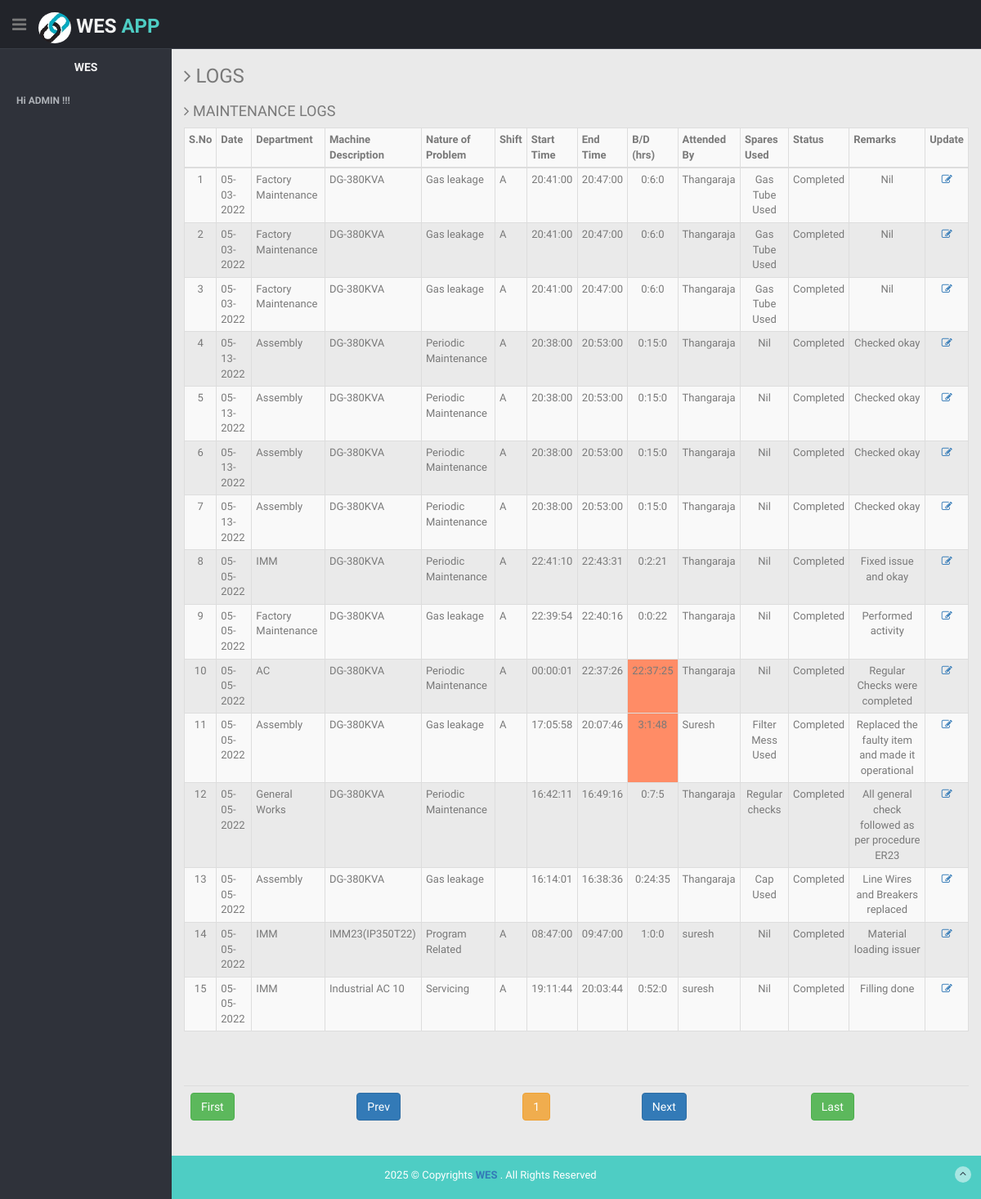
The page /dashboard/iindex.php (signed in) on the database its author committed.
### tables this page shows
CREATE TABLE `mlog` (
  `id` int(11) NOT NULL,
  `stdate` varchar(10) NOT NULL,
  `eddate` varchar(10) NOT NULL,
  `dept` varchar(50) NOT NULL,
  `item_description1` text NOT NULL,
  `nop` varchar(50) NOT NULL,
  `stype` varchar(50) NOT NULL,
  `stime` varchar(10) NOT NULL,
  `etime` varchar(10) NOT NULL,
  `bdtime` varchar(50) NOT NULL,
  `sused` varchar(255) NOT NULL,
  `stat` varchar(50) NOT NULL,
  `remarks` text NOT NULL,
  `username` varchar(25) NOT NULL,
  `trn_date` varchar(20) NOT NULL,
  `numail` varchar(50) NOT NULL
);

### dashboard/iindex.php (the view, shortened to what this page needs)
<?php
require("../cheader.php");
?>
<section id="main-content">
<section class="wrapper">
<h3><i class="fa fa-angle-right"></i> LOGS </h3>
<div class="row">
<div class="col-lg-12">
<div style='overflow: auto;'>
<h4><i class="fa fa-angle-right"></i> MAINTENANCE LOGS </h4>
<section id="unseen">
<table class="table table-bordered table-striped table-condensed">
<thead>
<tbody>
<tr>
<th><strong>S.No</strong></th>
<th><strong>Date</strong></th>
<th><strong>Department </strong></th>
<th><strong>Machine Description </strong></th>
<th><strong>Nature of Problem </strong></th>
<th><strong>Shift</strong></th>
<th><strong>Start Time</strong></th>
<th><strong>End Time</strong></th>
<th><strong>B/D (hrs)</strong></th>
<th><strong>Attended By</strong></th>
<th><strong>Spares Used</strong></th>
<th><strong>Status</strong></th>
<th><strong>Remarks</strong></th>
<th><strong>Update </strong></th>
</tr>
</thead>
<tbody>
<?php
$stat = 'Completed';
        if (isset($_GET['pageno'])) {
            $pageno = $_GET['pageno'];
        } else {
            $pageno = 1;
        }
        $no_of_records_per_page = 15;
        $offset = ($pageno-1) * $no_of_records_per_page;
        $total_pages_sql = "SELECT COUNT(*) FROM mlog where stat='".$stat."' ORDER BY id DESC";
        $result = mysqli_query($con,$total_pages_sql);
        $total_rows = mysqli_fetch_array($result)[0];
        $total_pages = ceil($total_rows / $no_of_records_per_page);
        $sql = "SELECT * FROM mlog where stat='".$stat."' ORDER BY id DESC LIMIT $offset, $no_of_records_per_page";
        $result = mysqli_query($con,$sql);
		$count=1;
while($row = mysqli_fetch_assoc($result)) { ?>
<tr>
<td align="center"><?php echo $count; ?></td>
<td align="left"><?php echo $row["stdate"]; ?></td>
<td align="left"><?php echo $row["dept"]; ?></td>
<td align="left"><?php echo $row["item_description1"]; ?></td>
<td align="left"><?php echo $row["nop"]; ?></td>
<td align="left">
<?php include "../db.php";
	$sql=mysqli_query($con,"select * from shifts ");
	while($res=mysqli_fetch_assoc($sql)){
	$stshift=$res['stshift'];
	$edshift=$res['edshift'];
	}
	$stime=$row['stime'];
	if ($stime < $stshift){
		echo "A";
	} elseif ($stime > $edshift) {
		echo "A";
	} elseif ($stime < $stshift) {
		echo "B";
	} elseif ($stime > $edshift) {
		echo "B";
	} elseif ($stime < $stshift) {
		echo "C";
	} elseif ($stime > $edshift) {
		echo "C";
	} elseif ($stime < $stshift) {
		echo "G";
	} elseif ($stime > $edshift) {
		echo "G";
	} else
	{
	}
	 ?>
</td>
<td align="center"><?php echo $row['stime'];?></td>
<td align="center"><?php echo $row['etime'];?></td>
<td align="center" <?php
$a=$row['stime'];
$b=$row['etime'];
$d1 = new DateTime($a);
$d2 = new DateTime($b);
$interval = $d1->diff($d2);
$diffInHours   = $interval->h;
if ($diffInHours > '1')
{
$bgColor = ' style="background-color:#ff8c66;" ';
}else{
$bgColor = ' ';
} echo $bgColor; ?> >
<?php
$a=$row['stime'];
$b=$row['etime'];
$d1 = new DateTime($a);
$d2 = new DateTime($b);
$interval = $d1->diff($d2);
echo $diffInHours   = $interval->h;
echo ":";
echo $diffInMinutes = $interval->i;
echo ":";
echo $diffInSeconds = $interval->s;
?></td>
<td align="left"><?php echo $row["username"]; ?></td>
<td align="center"><?php echo $row["sused"]; ?></td>
<td align="center"><?php echo $row["stat"]; ?></td>
<td align="center"><?php echo $row["remarks"]; ?></td>
<td align="center"><a href=" update.php?id=<?php echo $row["id"]; ?>" ><i class="fa fa-edit"></i></a></td>
<?php $count++; } ?>
</tbody>
</table>
</div>
<div style='overflow: auto;' align='center'>
<table class="table">
<thead>
<tbody>
<tr>
    <ul class="pagination">
        <td><a href="?pageno=1" class="btn btn-success">First</a></td>
        <td class="<?php if($pageno <= 1){ echo 'disabled'; } ?>">
            <a href="<?php if($pageno <= 1){ echo '#'; } else { echo "?pageno=".($pageno - 1); } ?>" class="btn btn-primary">Prev</a>
        </td>
        <td class="">
            <a href="<?php echo "?pageno=".($pageno); ?>" class="btn btn-warning"><?php echo "$pageno"; ?></a>
        </td>
        <td class="<?php if($pageno >= $total_pages){ echo 'disabled'; } ?>">
            <a href="<?php if($pageno >= $total_pages){ echo '#'; } else { echo "?pageno=".($pageno + 1); } ?>" class="btn btn-primary">Next</a>
        </td>
        <td><a href="?pageno=<?php echo $total_pages; ?>"class="btn btn-success">Last</a></td>
    </ul>
</table>
              </section>
      </section>
    </section>
<?php
require("../footer.php");
?>

### cheader.php (shortened to what this page needs)
<!DOCTYPE html>
<html lang="en">
<head>
  <link href="../lib/bootstrap/css/bootstrap.min.css" rel="stylesheet">
  <link href="../lib/font-awesome/css/font-awesome.css" rel="stylesheet" />
  <link href="../lib/fancybox/jquery.fancybox.css" rel="stylesheet" />
  <link href="../css/style.css" rel="stylesheet">
  <link href="../css/style-responsive.css" rel="stylesheet">
 <link rel="stylesheet" type="text/css" href="../lib/bootstrap-timepicker/compiled/timepicker.css" />
<link rel="stylesheet" type="text/css" href="../lib/bootstrap-datepicker/css/datepicker.css" />
</head>
<body>
  <section id="container">
    <header class="header black-bg">
      <div class="sidebar-toggle-box">
        <div class="fa fa-bars tooltips" data-placement="right" data-original-title=""></div>
      </div>
      <a href="" class="logo"><img src="../logo.jpg" class="img-circle" width="40"><b> WES <span> APP </span></b></a>
    </header>
    <aside>
      <div id="sidebar" class="nav-collapse ">
        <ul class="sidebar-menu" id="nav-accordion">
          <p class="centered">
          <h5 class="centered">WES</h5>
					<li><a href=""><b><b>Hi <?php echo strtoupper($_SESSION['username']); ?>  !!!</b></b></a></li>
				</ul>
      </div>
    </aside>

### footer.php (shortened to what this page needs)
    <footer class="site-footer">
      <div class="text-center">
        <p>
          <script>document.write(new Date().getFullYear());</script> &copy; Copyrights <strong><a href="https://weighembededsolutions.com/"> WES </strong></a>. All Rights Reserved
        </p>
        <a href="index.html#" class="go-top">
          <i class="fa fa-angle-up"></i>
          </a>
      </div>
    </footer>
</body>
</html>

### css/style.css (style rules this page uses)
body { color: #797979; background: #eaeaea; font-family: 'Ruda', sans-serif; padding: 0px !important; margin: 0px !important; font-size:13px; }
ul li { list-style: none; }
a, a:hover, a:focus { text-decoration: none; outline: none; }
#container { width: 100%; height: 100%; }
.centered { text-align: center; }
#sidebar { width: 210px; height: 100%; position: fixed; background: #2f323a; }
#sidebar h5 { color: #f2f2f2; font-weight: 700; }
#sidebar ul li { position: relative; }
ul.sidebar-menu , ul.sidebar-menu li ul.sub { margin: -2px 0 0; padding: 0; }
ul.sidebar-menu { margin-top: 75px; }
ul.sidebar-menu li { margin-bottom: 5px; margin-left:10px; margin-right:10px; }
ul.sidebar-menu li a { color: #aeb2b7; text-decoration: none; display: block; padding: 15px 0 15px 10px; font-size: 12px; outline: none; -webkit-transition: all 0.3s ease; -moz-transition: all 0.3s ease; -o-transition: all 0.3s ease; -ms-transition: all 0.3s ease; transition: all 0.3s ease; }
#main-content { margin-left: 210px; }
.header, .footer { min-height: 60px; padding: 0 15px; }
.header { position: fixed; left: 0; right: 0; z-index: 1002; }
.black-bg { background: #22242a; border-bottom: 1px solid #393d46; }
.wrapper { display: inline-block; margin-top: 60px; padding-left: 15px; padding-right: 15px; padding-bottom: 15px; padding-top: 0px; width: 100%; }
a.logo { font-size: 24px; color: #f2f2f2; float: left; margin-top: 15px; text-transform: uppercase; }
a.logo b { font-weight: 900; }
a.logo span { color: #4ECDC4; }
.sidebar-toggle-box { float: left; padding-right: 15px; margin-top: 20px; }
.sidebar-toggle-box .fa-bars { cursor: pointer; display: inline-block; font-size: 20px; }
.site-footer { background: #4ECDC4; color: #fff; padding: 15px 0; }
.site-footer p { margin-bottom: 5px; }
.go-top { margin-right: 1%; margin-top: -25px; float: right; background: rgba(255,255,255,.5); width: 20px; height: 20px; border-radius: 50%; -webkit-border-radius: 50%; }
.go-top i { color: #2A3542; }

### rows shown on the page
mlog: stdate "05-03-2022", dept "Factory Maintenance", item_description1 "DG-380KVA", nop "Gas leakage", stime "20:41:00", etime "20:47:00", stime+etime "0", stime+etime "6", username "Thangaraja", sused "Gas Tube Used", stat "Completed", remarks "Nil"
mlog: stdate "05-03-2022", dept "Factory Maintenance", item_description1 "DG-380KVA", nop "Gas leakage", stime "20:41:00", etime "20:47:00", stime+etime "0", stime+etime "6", username "Thangaraja", sused "Gas Tube Used", stat "Completed", remarks "Nil"
mlog: stdate "05-03-2022", dept "Factory Maintenance", item_description1 "DG-380KVA", nop "Gas leakage", stime "20:41:00", etime "20:47:00", stime+etime "0", stime+etime "6", username "Thangaraja", sused "Gas Tube Used", stat "Completed", remarks "Nil"
mlog: stdate "05-13-2022", dept "Assembly", item_description1 "DG-380KVA", nop "Periodic Maintenance", stime "20:38:00", etime "20:53:00", stime+etime "0", stime+etime "15", username "Thangaraja", sused "Nil", stat "Completed", remarks "Checked okay"
mlog: stdate "05-13-2022", dept "Assembly", item_description1 "DG-380KVA", nop "Periodic Maintenance", stime "20:38:00", etime "20:53:00", stime+etime "0", stime+etime "15", username "Thangaraja", sused "Nil", stat "Completed", remarks "Checked okay"
mlog: stdate "05-13-2022", dept "Assembly", item_description1 "DG-380KVA", nop "Periodic Maintenance", stime "20:38:00", etime "20:53:00", stime+etime "0", stime+etime "15", username "Thangaraja", sused "Nil", stat "Completed", remarks "Checked okay"
mlog: stdate "05-13-2022", dept "Assembly", item_description1 "DG-380KVA", nop "Periodic Maintenance", stime "20:38:00", etime "20:53:00", stime+etime "0", stime+etime "15", username "Thangaraja", sused "Nil", stat "Completed", remarks "Checked okay"
mlog: stdate "05-05-2022", dept "IMM", item_description1 "DG-380KVA", nop "Periodic Maintenance", stime "22:41:10", etime "22:43:31", stime+etime "0", stime+etime "2", stime+etime "21", username "Thangaraja", sused "Nil", stat "Completed", remarks "Fixed issue and okay"
mlog: stdate "05-05-2022", dept "Factory Maintenance", item_description1 "DG-380KVA", nop "Gas leakage", stime "22:39:54", etime "22:40:16", stime+etime "0", stime+etime "22", username "Thangaraja", sused "Nil", stat "Completed", remarks "Performed activity"
mlog: stdate "05-05-2022", dept "AC", item_description1 "DG-380KVA", nop "Periodic Maintenance", stime "00:00:01", etime "22:37:26", stime+etime "22", stime+etime "37", stime+etime "25", username "Thangaraja", sused "Nil", stat "Completed", remarks "Regular Checks were completed"
mlog: stdate "05-05-2022", dept "Assembly", item_description1 "DG-380KVA", nop "Gas leakage", stime "17:05:58", etime "20:07:46", stime+etime "3", stime+etime "1", stime+etime "48", username "Suresh", sused "Filter Mess Used", stat "Completed", remarks "Replaced the faulty item and made it operational"
mlog: stdate "05-05-2022", dept "General Works", item_description1 "DG-380KVA", nop "Periodic Maintenance", stime "16:42:11", etime "16:49:16", stime+etime "0", stime+etime "7", stime+etime "5", username "Thangaraja", sused "Regular checks", stat "Completed", remarks "All general check followed as per procedure ER23"
mlog: stdate "05-05-2022", dept "Assembly", item_description1 "DG-380KVA", nop "Gas leakage", stime "16:14:01", etime "16:38:36", stime+etime "0", stime+etime "24", stime+etime "35", username "Thangaraja", sused "Cap Used", stat "Completed", remarks "Line Wires and Breakers replaced"
mlog: stdate "05-05-2022", dept "IMM", item_description1 "IMM23(IP350T22)", nop "Program Related", shows "A", stime "08:47:00", etime "09:47:00", stime+etime "1", stime+etime "0", username "suresh", sused "Nil", stat "Completed", remarks "Material loading issuer"
mlog: stdate "05-05-2022", dept "IMM", item_description1 "Industrial AC 10", nop "Servicing", stime "19:11:44", etime "20:03:44", stime+etime "0", stime+etime "52", username "suresh", sused "Nil", stat "Completed", remarks "Filling done"

### other values the page prints
$_SESSION['username'] "ADMIN"
$pageno "1"
